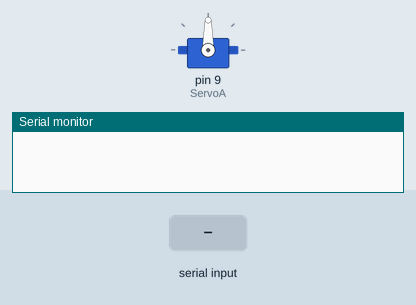
The sketch below on a simulated Arduino Uno, built with avr-gcc and run on an emulated ATmega328P. Shown: servo, the last lines printed to the serial monitor. The inputs (shaded band) are chosen by the test bench.

Above: at 1.2 s.
1.3 s: "90,45\n" received over Serial
At 1.8 s:
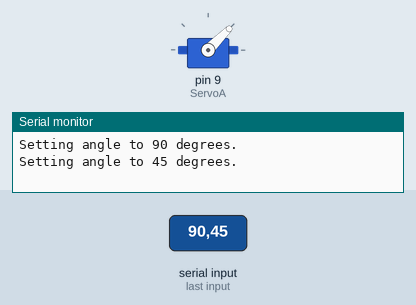
At 3.5 s:
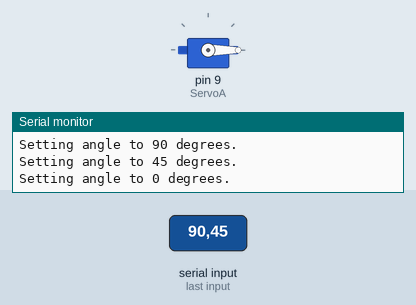
3.8 s: "30,150\n" received over Serial
At 4.6 s:
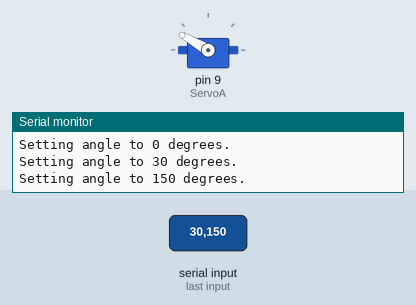
Timing chart, 0 to 6.8 s (numbered marks = the images above; inputs shaded):
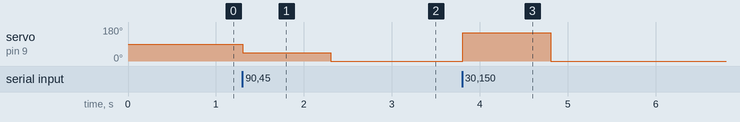

Measured:
- after the input at 1.3 s, servo on pin 9 (ServoA): 90° → 45° at once, → 0° 1.0 s later
- after the input at 3.8 s, servo on pin 9 (ServoA): 0° → 150° at once, → 0° 1.0 s later

The sketch:

Servo_Basic.ino
```cpp
// (licence header left out)
/**
 * @file Servo_Basic.ino
 *
 * @brief The primary Arduino sketch implementation file.
 *
 * @section description_servo_basic_ino Description
 * The primary Arduino sketch implementation file.
 *
 * @section libraries_servo_basic_ino Libraries
 * - Servo Library (https://www.arduino.cc/reference/en/libraries/servo/)
 *   - Provides the ability to control a variety of servo motors.
 *
 * @section notes_servo_basic_ino Notes
 * - Comments are Doxygen compatible.
 *
 * @section todo_servo_basic_ino TODO
 * - None.
 *
 * @section author_servo_basic_ino Author(s)
 * - Created by John Woolsey on 01/31/2023.
 * - Modified by John Woolsey on 02/12/2023.
 *
 * Copyright (c) 2023 Woolsey Workshop.  All rights reserved.
 */


// Includes
#include <Servo.h>


// Defines
#define DEBUG 1                               ///< The mode of operation; 0 = normal, 1 = debug.
#define SERVO_A_0_DEGREES_PULSE_WIDTH 1000    ///< The 0 degrees pulse width in microseconds for servo A.
#define SERVO_A_180_DEGREES_PULSE_WIDTH 2000  ///< The 180 degrees pulse width in microseconds for servo A.


// Pin Mapping
uint8_t ServoA = 9;  ///< The pin connected to the signal wire of servo A.


// Global Instances
Servo servoA;  ///< The servo A instance.


/**
 * The standard Arduino setup function used for setup and configuration tasks.
 */
void setup() {
   // Serial Monitor
   Serial.begin(9600);  // initialize serial port
   while (!Serial);     // wait for serial connection

   // Servo configuration
   // servoA.attach(ServoA);  // connect and initialize servo A with default minimum (544) and maximum (2400) pulse widths
   // servoA.attach(ServoA, 1000, 2000);  // connect and initialize servo A with conservative minimum and maximum pulse widths
   servoA.attach(ServoA, SERVO_A_0_DEGREES_PULSE_WIDTH, SERVO_A_180_DEGREES_PULSE_WIDTH);  // connect and initialize servo A with specified minimum and maximum pulse widths
}


/**
 * The standard Arduino loop function used for repeating tasks.
 */
void loop() {
   // basicOperations();   // demonstrates basic servo operation
   userInputOperations();  // demonstrates setting of servo positions from user input
   // sweepOperations();   // demonstrates servo sweeping operations
}


/**
 * Demonstrates the basic operations of servo motors.
 */
void basicOperations() {
   servoA.write(90);   // center position
   delay(5000);
   servoA.write(0);    // farthest position on one side
   delay(5000);
   servoA.write(90);   // center position
   delay(5000);
   servoA.write(180);  // farthest position on the other side
   delay(5000);
}


/**
 * Demonstrates the setting of individual servo positions based on user input.
 *
 * Individual servo positions (angles) are entered via the Serial Monitor.
 * The Serial Monitor's "No Line Ending" setting is required for proper usage.
 *
 * Performs appropriate error checking of input values.
 *
 * Prints debugging information if DEBUG is set.
 */
void userInputOperations() {
   while (Serial.available()) {  // check if serial data is available for parsing
      int angle = Serial.parseInt();  // read angle value from Serial Monitor

      // Error checking of input values
      if (angle < 0 || angle > 180) {  // check angle limits
         Serial.print(F("ERROR: The angle value of "));
         Serial.print(angle);
         Serial.println(F(" is out of range."));
         return;
      }

      // Show operation description
      if (DEBUG) {
         Serial.print(F("Setting angle to "));
         Serial.print(angle);
         Serial.println(F(" degrees."));
      }

      // Perform operation
      servoA.write(angle);  // library enforces 0-180 degree safeguards
   }
}


/**
 * Sweeps the servo from one position (angle) to another.
 *
 * Performs appropriate error checking of input values.
 *
 * Prints debugging information if DEBUG is set.
 *
 * @param startAngle  The value of the starting angle, 0-180 degrees.
 * @param stopAngle   The value of the stopping angle, 0-180 degrees.
 * @param stepAngle   The value of the stepping angle, 1-180 degrees; defaults to 1.
 * @param stepTime    The value of the stepping time in milliseconds; defaults to 15.
 */
void servoSweep(uint8_t startAngle, uint8_t stopAngle, uint8_t stepAngle = 1, unsigned long stepTime = 15) {
   // Error checking of input values
   if (startAngle > 180) {  // check startAngle limits
      Serial.print(F("ERROR: The startAngle value of "));
      Serial.print(startAngle);
      Serial.println(F(" is out of range."));
      return;
   }
   if (stopAngle > 180) {  // check stopAngle limits
      Serial.print(F("ERROR: The stopAngle value of "));
      Serial.print(stopAngle);
      Serial.println(F(" is out of range."));
      return;
   }
   if (stepAngle < 1 || stepAngle > abs(stopAngle - startAngle)) {  // check stepAngle limits
      Serial.print(F("ERROR: The stepAngle value of "));
      Serial.print(stepAngle);
      Serial.println(F(" is out of range."));
      return;
   }

   // Show operation description
   if (DEBUG) {
      Serial.print(F("Sweeping angle from "));
      Serial.print(startAngle);
      Serial.print(F(" to "));
      Serial.print(stopAngle);
      Serial.print(F(" degrees in increments of "));
      Serial.print(stepAngle);
      Serial.print(F(" degree(s) with a "));
      Serial.print(stepTime);
      Serial.println(F(" ms step time."));
   }

   // Perform operation
   if (startAngle < stopAngle) {  // increasing angle
      for (int angle = startAngle; angle <= stopAngle; angle += stepAngle) {
         if (DEBUG) {
            Serial.print(F("Setting angle to "));
            Serial.print(angle);
            Serial.println(F(" degrees."));
         }
         servoA.write(angle);  // library enforces 0-180 degree safeguards
         delay(stepTime);
      }
   } else {  // decreasing angle
      for (int angle = startAngle; angle >= stopAngle; angle -= stepAngle) {
         if (DEBUG) {
            Serial.print(F("Setting angle to "));
            Serial.print(angle);
            Serial.println(F(" degrees."));
         }
         servoA.write(angle);  // library enforces 0-180 degree safeguards
         delay(stepTime);
      }
   }
}


/**
 * Demonstrates a variety of servo sweeping operations.
 */
void sweepOperations() {
   servoSweep(0, 180);             // sweep from 0 to 180 in 1 degree (default) increments with 15 ms (default) delays in between
   delay(5000);
   servoSweep(180, 0);             // sweep from 180 to 0 in 1 degree (default) increments with 15 ms (default) delays in between
   delay(5000);
   servoSweep(45, 135, 15, 1000);  // sweep from 45 to 135 in 15 degree increments with 1 second delays in between
   delay(5000);
   servoSweep(180, 0, 45, 1000);   // sweep from 180 to 0 in 45 degree increments with 1 second delays in between
   delay(5000);
}
```
